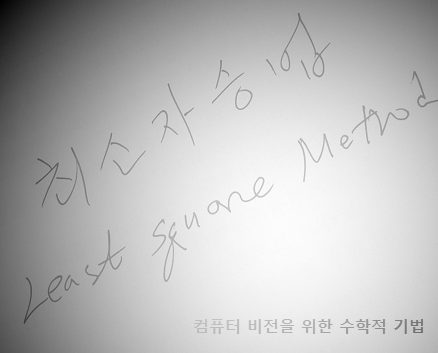
#> input picture HW11_Least_Square/hw11_sample.png, 438 x 353 px
$ python q1_main.py
#> lines starting #> are read from the running program, lines starting #| are printed output that depends on the picture; after the words box and inside, x2 and y2 are one past the last pixel; in counts of white or black regions, pixels touching at a corner belong together
import cv2
import matplotlib.pyplot as plt
import numpy as np
import sys
np.set_printoptions(threshold=sys.maxsize, linewidth=100)
#(1) Obtain the best binarized image of the provided sample image by a global thresholding
img = cv2.imread('./hw11_sample.png', cv2.IMREAD_GRAYSCALE)
#> img is the input picture: shape (353, 438); min 0, max 255, mean 186.6

# 130을 threshold로 하는 이미지
_, t_130 = cv2.threshold(img, 130, 255, cv2.THRESH_BINARY)
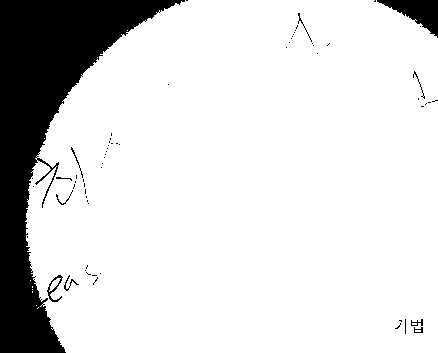
#> t_130: shape (353, 438); 85.1% white; 66 black regions (55 under 20 px), largest, box (x1, y1, x2, y2) and area: (0, 0, 185, 353) 21403, (377, 0, 438, 38) 1077, (47, 275, 63, 302) 118
# otsu algorithm을 적용한 이미지
t, t_otsu = cv2.threshold(img, -1, 255, cv2.THRESH_BINARY | cv2.THRESH_OTSU)
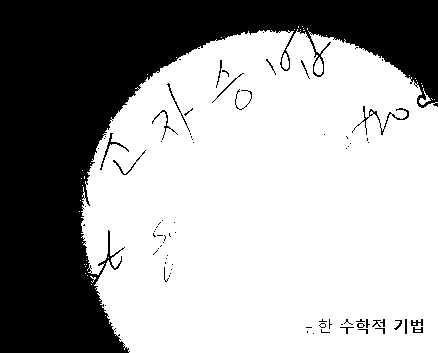
#> t_otsu: shape (353, 438); 63.9% white; 80 black regions (60 under 20 px), largest, box (x1, y1, x2, y2) and area: (0, 0, 438, 353) 54548, (352, 106, 409, 135) 207, (100, 133, 129, 170) 113
#> t = 174

imgs = {'Original': img, 't:130':t_130, f'otsu:{t:.0f}': t_otsu}
for i, (key, value) in enumerate(imgs.items()):
    plt.subplot(1, 3 , i+1)
    plt.title(key)
    plt.imshow(value, cmap='gray')
    plt.xticks([])
    plt.yticks([])
#> this loop made 3 passes
#> key on passes 1 to 3: 'Original', 't:130', 'otsu:174'
plt.show()
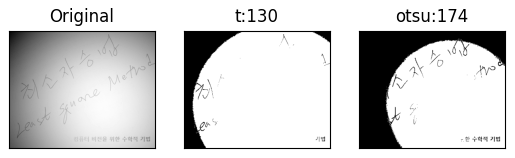
#> figure drawn by matplotlib, 3 panels

#(2) Approximate the background of the sample image by a 2 nd order polynomial surface and then display it as an image
#I(x,y) = ax^2 + by^2 + cxy + dx + ey + f
height, width = img.shape
#> height = 353; width = 438
xs = np.array([i for i in range(width)])
#> xs = 438 values from 0 to 437
ys = np.array([i for i in range(height)])
#> ys = 353 values from 0 to 352

X,Y = np.meshgrid(xs,ys, indexing='xy')
X.shape #(353, 438)
Y.shape #(353, 438)
pos = np.dstack((X,Y)) #(353, 438, 2)
pos = pos.reshape(-1, 2) #(154614, 2)
A = []
I = []

mean_x = pos[:,0].mean()
#> mean_x = 218.5
std_x = pos[:,0].std()
#> std_x = 126.4
mean_y = pos[:,1].mean()
#> mean_y = 176
std_y = pos[:,1].std()
#> std_y = 101.9
for x,y in pos :
    #좌표 Z표준화
    # norm_x = (x-mean_x)/std_x
    # norm_y = (y-mean_y)/std_y
    norm_x = x
    norm_y = y

    A.append((norm_x**2, norm_y**2, norm_x*norm_y, norm_x, norm_y, 1))
    I.append(img[y,x])
#> after the loop, A = 154614 items; I = 154614 items

A = np.array(A)
I = np.array(I)
A.shape, I.shape #((154614, 6), (154614,))


A_plus = np.linalg.inv((A.T @ A)) @ A.T
A_plus = np.linalg.pinv(A)
P = A_plus @ I
#> P = [-0.00186, -0.00198, 4.81e-05, 1.04, 0.887, 2.01]
pos.shape #(154614, 2)

#근사 곡면 시각화
fig = plt.figure()
# plt.title("polynomial Surface")
ax = fig.add_subplot(111, projection='3d')
surf = ax.plot_surface(X, Y, (A @ P).reshape(height, width), rstride=2,cstride=2,cmap=plt.cm.coolwarm,linewidth=0.5,antialiased=True)
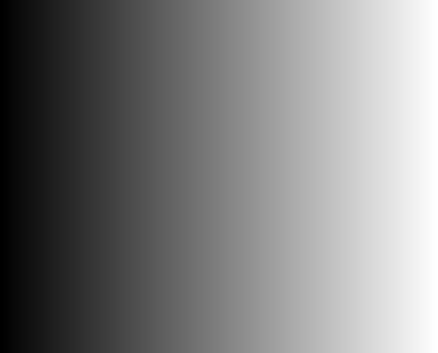
#> X: shape (353, 438) int64; min 0, max 437, mean 218.5; drawn with min black and max white
# surf = ax.plot_surface(X, Y, I.reshape(height, width), rstride=2,cstride=2,cmap=plt.cm.coolwarm,linewidth=0.5,antialiased=True)
fig.colorbar(surf,shrink=0.5,aspect=5)
# plt.tight_layout()
plt.title("Polynomial Surface")
plt.xlabel("X")
plt.ylabel("Y")
plt.show()
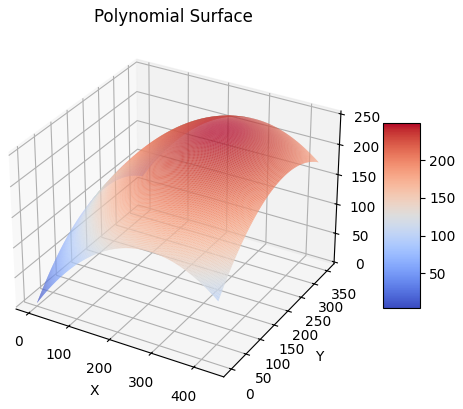
#> figure drawn by matplotlib, 2 panels

background = (A @ P).reshape(height, width).astype(np.uint8)
plt.imshow(background, cmap='gray')
plt.show()

#3. Subtract the approximated background image from the original and binarize the result (background-subtracted image) to obtain the final best binarized
sub_img = img.astype(np.int32) - background.astype(np.int32)
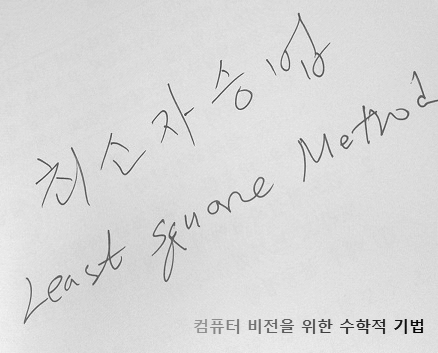
#> sub_img: shape (353, 438) int32; min -85, max 15, mean 0.499; drawn with min black and max white

np.min(sub_img) #-85
np.max(sub_img) # 15
sub_img += np.min(sub_img)

t, t_otsu = cv2.threshold(sub_img.astype(np.uint8), -1, 255, cv2.THRESH_BINARY | cv2.THRESH_OTSU)
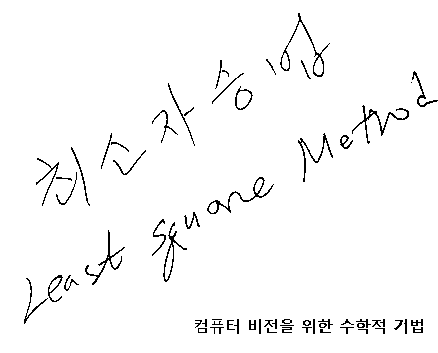
#> t_otsu: shape (353, 438); 97.4% white; black in thin lines or dots, all inside (x1, y1, x2, y2) = (24, 13, 438, 334)
#> t = 150
plt.imshow(t_otsu, cmap='gray')
plt.show()
